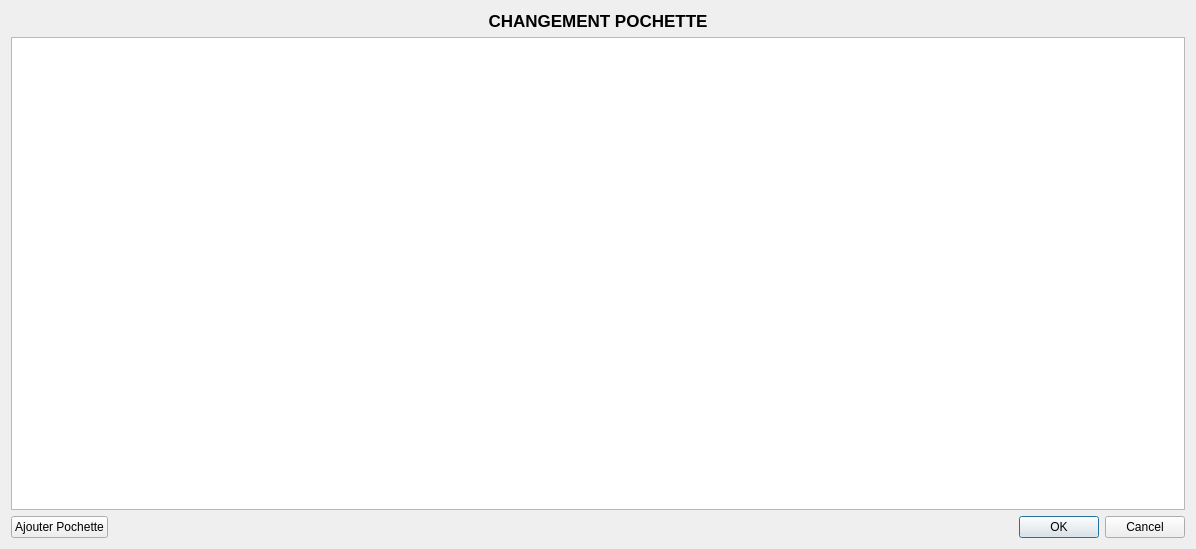
<?xml version="1.0" encoding="UTF-8"?>
<ui version="4.0">
 <class>DialogChangerPochette</class>
 <widget class="QDialog" name="DialogChangerPochette">
  <property name="geometry">
   <rect>
    <x>0</x>
    <y>0</y>
    <width>1196</width>
    <height>549</height>
   </rect>
  </property>
  <property name="windowTitle">
   <string>Dialog</string>
  </property>
  <layout class="QVBoxLayout" name="verticalLayout">
   <item>
    <widget class="QLabel" name="label">
     <property name="font">
      <font>
       <pointsize>13</pointsize>
       <weight>75</weight>
       <bold>true</bold>
       <underline>false</underline>
      </font>
     </property>
     <property name="text">
      <string>CHANGEMENT POCHETTE</string>
     </property>
     <property name="alignment">
      <set>Qt::AlignCenter</set>
     </property>
    </widget>
   </item>
   <item>
    <widget class="QListWidget" name="ListePoch">
     <property name="iconSize">
      <size>
       <width>150</width>
       <height>150</height>
      </size>
     </property>
     <property name="viewMode">
      <enum>QListView::IconMode</enum>
     </property>
     <property name="uniformItemSizes">
      <bool>true</bool>
     </property>
    </widget>
   </item>
   <item>
    <layout class="QHBoxLayout" name="horizontalLayout">
     <item>
      <widget class="QPushButton" name="AjouterPochette">
       <property name="text">
        <string>Ajouter Pochette</string>
       </property>
      </widget>
     </item>
     <item>
      <widget class="QDialogButtonBox" name="buttonBox">
       <property name="orientation">
        <enum>Qt::Horizontal</enum>
       </property>
       <property name="standardButtons">
        <set>QDialogButtonBox::Cancel|QDialogButtonBox::Ok</set>
       </property>
      </widget>
     </item>
    </layout>
   </item>
  </layout>
 </widget>
 <resources/>
 <connections>
  <connection>
   <sender>buttonBox</sender>
   <signal>accepted()</signal>
   <receiver>DialogChangerPochette</receiver>
   <slot>accept()</slot>
   <hints>
    <hint type="sourcelabel">
     <x>248</x>
     <y>254</y>
    </hint>
    <hint type="destinationlabel">
     <x>157</x>
     <y>274</y>
    </hint>
   </hints>
  </connection>
  <connection>
   <sender>buttonBox</sender>
   <signal>rejected()</signal>
   <receiver>DialogChangerPochette</receiver>
   <slot>reject()</slot>
   <hints>
    <hint type="sourcelabel">
     <x>316</x>
     <y>260</y>
    </hint>
    <hint type="destinationlabel">
     <x>286</x>
     <y>274</y>
    </hint>
   </hints>
  </connection>
 </connections>
</ui>
